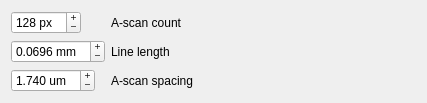
<?xml version="1.0" encoding="UTF-8"?>
<ui version="4.0">
 <class>DisplayWidget</class>
 <widget class="QWidget" name="DisplayWidget">
  <property name="geometry">
   <rect>
    <x>0</x>
    <y>0</y>
    <width>427</width>
    <height>103</height>
   </rect>
  </property>
  <layout class="QGridLayout" name="gridLayout">
   <item row="0" column="0">
    <layout class="QFormLayout" name="formX">
     <item row="0" column="0">
      <widget class="QSpinBox" name="spinACount">
       <property name="toolTip">
        <string>The number of A-scans in a B-scan</string>
       </property>
       <property name="buttonSymbols">
        <enum>QAbstractSpinBox::PlusMinus</enum>
       </property>
       <property name="suffix">
        <string> px</string>
       </property>
       <property name="minimum">
        <number>1</number>
       </property>
       <property name="maximum">
        <number>2400</number>
       </property>
       <property name="value">
        <number>128</number>
       </property>
      </widget>
     </item>
     <item row="0" column="1">
      <widget class="QLabel" name="labelACount">
       <property name="toolTip">
        <string>The number of A-scans in a B-scan</string>
       </property>
       <property name="text">
        <string>A-scan count</string>
       </property>
      </widget>
     </item>
     <item row="1" column="0">
      <widget class="QDoubleSpinBox" name="spinLineLength">
       <property name="toolTip">
        <string>The length of the B-scan</string>
       </property>
       <property name="buttonSymbols">
        <enum>QAbstractSpinBox::PlusMinus</enum>
       </property>
       <property name="suffix">
        <string> mm</string>
       </property>
       <property name="decimals">
        <number>4</number>
       </property>
       <property name="minimum">
        <double>0.000100000000000</double>
       </property>
       <property name="singleStep">
        <double>0.001000000000000</double>
       </property>
       <property name="value">
        <double>0.069600000000000</double>
       </property>
      </widget>
     </item>
     <item row="1" column="1">
      <widget class="QLabel" name="labelLineLength">
       <property name="toolTip">
        <string>The length of the B-scan</string>
       </property>
       <property name="text">
        <string>Line length</string>
       </property>
      </widget>
     </item>
     <item row="2" column="0">
      <widget class="QDoubleSpinBox" name="spinSpacing">
       <property name="toolTip">
        <string>The spacing between adjacent A-scans along the fast axis</string>
       </property>
       <property name="buttonSymbols">
        <enum>QAbstractSpinBox::PlusMinus</enum>
       </property>
       <property name="suffix">
        <string> um</string>
       </property>
       <property name="decimals">
        <number>3</number>
       </property>
       <property name="minimum">
        <double>0.001000000000000</double>
       </property>
       <property name="singleStep">
        <double>0.010000000000000</double>
       </property>
       <property name="value">
        <double>1.740000000000000</double>
       </property>
      </widget>
     </item>
     <item row="2" column="1">
      <widget class="QLabel" name="labelSpacing">
       <property name="toolTip">
        <string>The spacing between adjacent A-scans along the fast axis</string>
       </property>
       <property name="text">
        <string>A-scan spacing</string>
       </property>
      </widget>
     </item>
    </layout>
   </item>
  </layout>
 </widget>
 <resources/>
 <connections/>
</ui>
